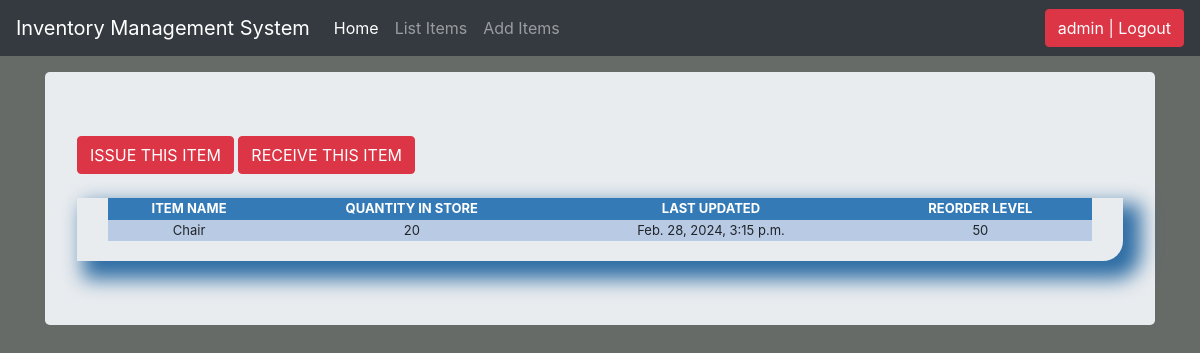
The app's page /stock_detail/2 (signed in) with its own data.
### ims/models.py (models this page shows, shortened)
class Stock(models.Model):
    category = models.ForeignKey(
        Category, on_delete=models.CASCADE, blank=True)
    item_name = models.CharField(max_length=50, blank=True, null=True)
    quantity = models.IntegerField(default="0", blank=True, null=True)
    receive_quantity = models.IntegerField(default="0", blank=True, null=True)
    receive_by = models.CharField(max_length=50, blank=True, null=True)
    issue_quantity = models.IntegerField(default="0", blank=True, null=True)
    issue_by = models.CharField(max_length=50, blank=True, null=True)
    issue_to = models.CharField(max_length=50, blank=True, null=True)
    phone_number = models.CharField(max_length=50, blank=True, null=True)
    created_by = models.CharField(max_length=50, blank=True, null=True)
    reorder_level = models.IntegerField(default="0", blank=True, null=True)
    last_updated = models.DateTimeField(auto_now_add=False, auto_now=True)
    timestamp = models.DateTimeField(auto_now_add=True, auto_now=False)

### ims/views.py (the view)
# urls.py: path('stock_detail/<str:pk>', stock_detail, name="stock_detail"),
@login_required
def stock_detail(request, pk):
    queryset = Stock.objects.get(id=pk)
    context = {
        "queryset": queryset,
    }
    return render(request, "stock_detail.html", context)

### ims/templates/stock_detail.html (shortened to what this page needs)
{% load static %} {% load crispy_forms_tags %}
<!DOCTYPE html>
<html lang="en">
  <head>
    <link rel="stylesheet" href="{% static 'css/bootstrap.min.css' %}" />
    <link rel="stylesheet" href="{% static 'css/styles.css' %}" />
    <link rel="stylesheet" href="{% static 'css/navbar-top-fixed.css' %}" />
  </head>
  <body>
    {% include 'navbar.html' %}
    <main role="main" class="container">
      <div class="jumbotron">
        <a href="{% url 'issue_items' queryset.id %}" class="btn btn-danger"
          ><div>ISSUE THIS ITEM</div></a
        >
        <a href="{% url 'receive_items' queryset.id %}" class="btn btn-danger"
          ><div>RECEIVE THIS ITEM</div>
        </a>
        <br />
        <br />
        <div class="display-table">
          <table>
            <thead>
              <tr>
                <th>ITEM NAME</th>
                <th>QUANTITY IN STORE</th>
                <th>LAST UPDATED</th>
                <th>REORDER LEVEL</th>
              </tr>
            </thead>
            <tr>
              <td>{{queryset.item_name}}</td>
              <td>{{queryset.quantity}}</td>
              <td>{{queryset.last_updated}}</td>
              <td>{{queryset.reorder_level}}</td>
            </tr>
          </table>
        </div>
      </div>
    </main>
  </body>
</html>

### ims/templates/navbar.html (shortened to what this page needs)
<nav class="navbar navbar-expand-md navbar-dark fixed-top bg-dark">
  <a class="navbar-brand" href="#">Inventory Management System</a>
  <div class="collapse navbar-collapse" id="navbarCollapse">
    <ul class="navbar-nav mr-auto">
      <li class="nav-item active">
        <a class="nav-link" href="/"
          >Home <span class="sr-only">(current)</span></a
        >
      </li>
      {% if request.user.is_authenticated %}
      <li class="nav-item">
        <a class="nav-link" href="/list_items">List Items</a>
      </li>
      <li class="nav-item">
        <a class="nav-link" href="/add_items">Add Items</a>
      </li>
      {% endif %}
    </ul>
    <ul class="navbar-nav">
      {% if request.user.is_authenticated %}
      <li>
        <a href="/accounts/logout">
          <li><button class="btn btn-danger">{{user}} | Logout</button></li>
        </a>
      </li>
      {% else %}
      <li>
        <a href="/accounts/login">Login</a>
      </li>
      {% endif %}
    </ul>
  </div>
</nav>

### ims/static/css/styles.css (style rules this page uses)
body { background-color: #666b68; }
table { font-size: 13px; text-align: center; margin: auto; width: 95%; }
table tr:nth-child(odd) { background: #B8CAE4; }
th { background-color: #337ab7; color: white; }
.display-table { border-bottom-right-radius: 20px; padding-left: 5px; padding-right: 5px; padding-bottom: 20px; box-shadow: 12px 12px 20px 6px #2e6da4; }

### ims/static/css/navbar-top-fixed.css (style rules this page uses)
body { min-height: 75rem; padding-top: 4.5rem; }

### records on screen
Stock: item_name "Chair", quantity "20", last_updated "Feb. 28, 2024, 3:15 p.m.", reorder_level "50"

### other values on screen
{{ user }} "admin"
